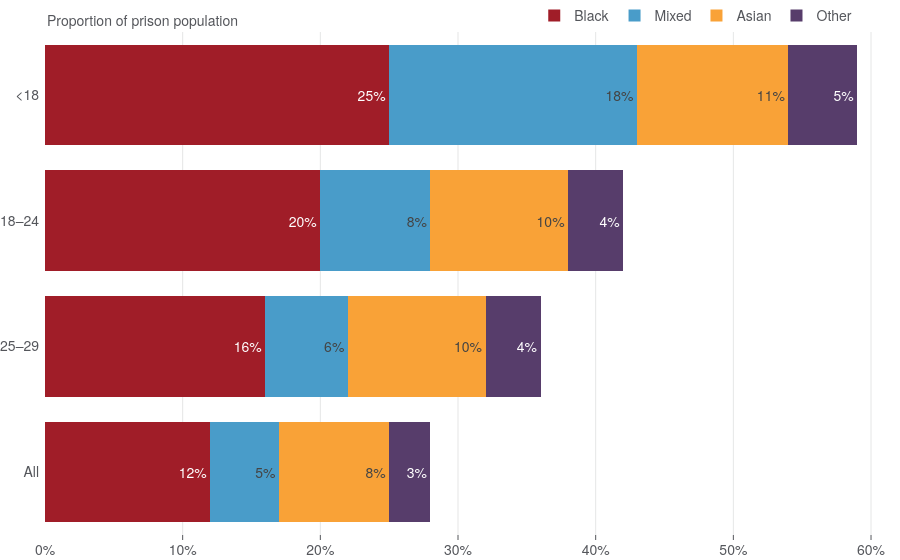

Notebook source saved alongside this figure:
### Code cell
fig = plotly_bame_age_proportion.prepare_chart()
fig

### Figure 1 — Plotly figure (JSON) as saved in the notebook; plotly's stock layout.template omitted (floating-point values rounded to 4 significant figures)
{"data": [{"hovertemplate": "%{x}", "marker": {"color": "#A01D28"}, "name": "Black", "orientation": "h", "text": [25.0, 20.0, 16.0, 12.0], "textangle": 0, "textposition": "inside", "texttemplate": "%{text}%", "type": "bar", "x": [25, 20, 16, 12], "y": ["<18", "18–24", "25–29", "All"]}, {"hovertemplate": "%{x}", "marker": {"color": "#499CC9"}, "name": "Mixed", "orientation": "h", "text": [18.0, 8.0, 6.0, 5.0], "textangle": 0, "textposition": "inside", "texttemplate": "%{text}%", "type": "bar", "x": [18, 8, 6, 5], "y": ["<18", "18–24", "25–29", "All"]}, {"hovertemplate": "%{x}", "marker": {"color": "#F9A237"}, "name": "Asian", "orientation": "h", "text": [11.0, 10.0, 10.0, 8.0], "textangle": 0, "textposition": "inside", "texttemplate": "%{text}%", "type": "bar", "x": [11, 10, 10, 8], "y": ["<18", "25–29", "18–24", "All"]}, {"hovertemplate": "%{x}", "marker": {"color": "#573D6B"}, "name": "Other", "orientation": "h", "text": [5.0, 4.0, 4.0, 3.0], "textangle": 0, "textposition": "inside", "texttemplate": "%{text}%", "type": "bar", "x": [5, 4, 4, 3], "y": ["<18", "18–24", "25–29", "All"]}], "layout": {"annotations": [{"font": {"size": 14}, "showarrow": false, "text": "Proportion of prison population", "x": 0, "xanchor": "left", "xref": "paper", "y": 1, "yanchor": "bottom", "yref": "paper"}], "barmode": "stack", "hovermode": "closest", "legend": {"itemclick": "toggleothers", "itemdoubleclick": false, "orientation": "h", "traceorder": "normal", "x": 0.95, "xanchor": "right", "y": 1, "yanchor": "bottom"}, "margin": {"r": 0}, "showlegend": true, "uniformtext": {"minsize": 11, "mode": "hide"}, "xaxis": {"showgrid": true, "ticksuffix": "%", "zeroline": false}, "yaxis": {"automargin": true, "autorange": "reversed", "type": "category"}}}
